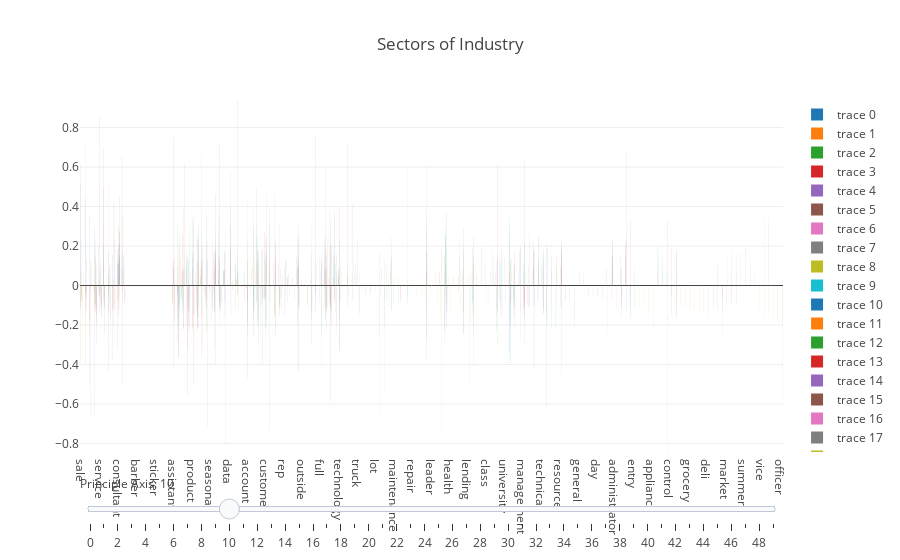

Notebook code for this chart:
### Code cell
# Create figure
fig = go.Figure()

# Add traces, one for each slider step
nums = topics.index.levels[0]
data = []
for num in nums:
    temp = topics.loc[num].sort_values('weight', ascending=False)
    temp = pd.concat([temp.head(10), temp.tail(10)])
    data.append(go.Bar(x=temp.index,
                       y=temp['weight'])
               )

# Create and add slider
steps = []
for i in range(len(data)):
    step = dict(method="restyle",
                args=["visible", [False] * len(data)],
                label=str(nums[i])
               )
    step["args"][1][i] = True  # Toggle i'th trace to "visible"
    steps.append(step)

sliders = [dict(active=10, 
                currentvalue={"prefix": "Principle Axis: "},
                steps=steps
               )
          ]
layout = go.Layout(title='Sectors of Industry', sliders=sliders, yaxis=dict(range=[topics['weight'].min(), topics['weight'].max()]),
                 paper_bgcolor='rgba(0,0,0,0)',
                   plot_bgcolor='rgba(0,0,0,0)')

fig = go.Figure(data=data, layout=layout)
# # Make 10th trace visible
fig.data[10].visible = True

py.plot(fig, filename='plots/sectors.html', auto_open=False)
s = py.plot(fig, include_plotlyjs=False, output_type='div')
py.iplot(fig)
